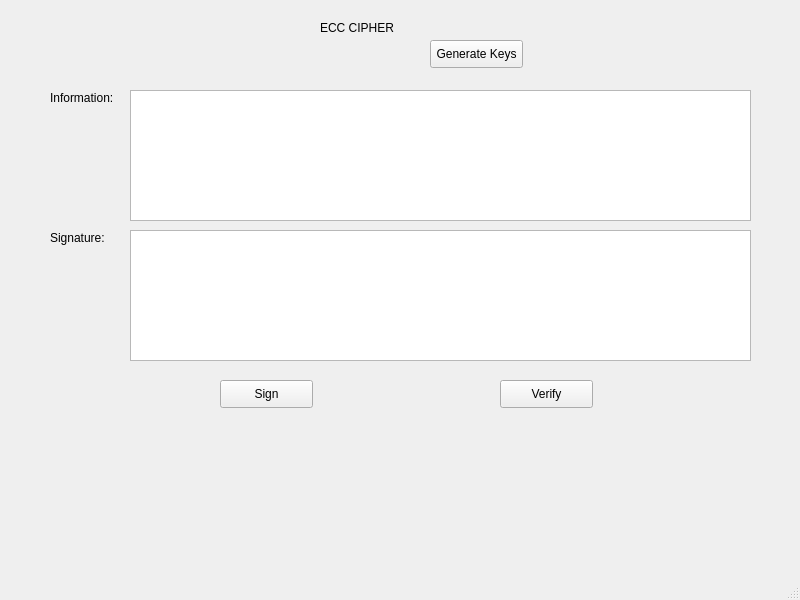
<?xml version="1.0" encoding="UTF-8"?>
<ui version="4.0">
 <class>MainWindow</class>
 <widget class="QMainWindow" name="MainWindow">
  <property name="geometry">
   <rect>
    <x>0</x>
    <y>0</y>
    <width>800</width>
    <height>600</height>
   </rect>
  </property>
  <property name="windowTitle">
   <string>MainWindow</string>
  </property>
  <widget class="QWidget" name="centralwidget">
   <widget class="QLabel" name="label">
    <property name="geometry">
     <rect>
      <x>320</x>
      <y>20</y>
      <width>81</width>
      <height>16</height>
     </rect>
    </property>
    <property name="text">
     <string>ECC CIPHER</string>
    </property>
   </widget>
   <widget class="QPushButton" name="btn_gen_keys">
    <property name="geometry">
     <rect>
      <x>430</x>
      <y>40</y>
      <width>93</width>
      <height>28</height>
     </rect>
    </property>
    <property name="text">
     <string>Generate Keys</string>
    </property>
   </widget>
   <widget class="QPushButton" name="btn_sign">
    <property name="geometry">
     <rect>
      <x>220</x>
      <y>380</y>
      <width>93</width>
      <height>28</height>
     </rect>
    </property>
    <property name="text">
     <string>Sign</string>
    </property>
   </widget>
   <widget class="QPushButton" name="btn_verify">
    <property name="geometry">
     <rect>
      <x>500</x>
      <y>380</y>
      <width>93</width>
      <height>28</height>
     </rect>
    </property>
    <property name="text">
     <string>Verify</string>
    </property>
   </widget>
   <widget class="QLabel" name="label_2">
    <property name="geometry">
     <rect>
      <x>50</x>
      <y>90</y>
      <width>91</width>
      <height>16</height>
     </rect>
    </property>
    <property name="text">
     <string>Information:</string>
    </property>
   </widget>
   <widget class="QLabel" name="label_3">
    <property name="geometry">
     <rect>
      <x>50</x>
      <y>230</y>
      <width>71</width>
      <height>16</height>
     </rect>
    </property>
    <property name="text">
     <string>Signature:</string>
    </property>
   </widget>
   <widget class="QTextEdit" name="txt_info">
    <property name="geometry">
     <rect>
      <x>130</x>
      <y>90</y>
      <width>621</width>
      <height>131</height>
     </rect>
    </property>
   </widget>
   <widget class="QTextEdit" name="txt_sign">
    <property name="geometry">
     <rect>
      <x>130</x>
      <y>230</y>
      <width>621</width>
      <height>131</height>
     </rect>
    </property>
   </widget>
  </widget>
  <widget class="QMenuBar" name="menubar">
   <property name="geometry">
    <rect>
     <x>0</x>
     <y>0</y>
     <width>800</width>
     <height>26</height>
    </rect>
   </property>
  </widget>
  <widget class="QStatusBar" name="statusbar"/>
 </widget>
 <resources/>
 <connections/>
</ui>
